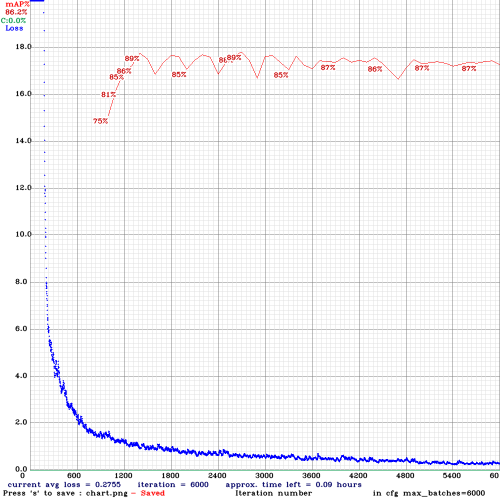
#> input picture mask_detection_v1/chart.png, 1000 x 1000 px, found by its file name (shown at 1/2 size)
$ jupyter execute --allow-errors mask_detetction_v2.ipynb   (shell and % lines are left out)
#> lines starting #> are read from the running program, lines starting #| are printed output that depends on the picture
[cell 1]
from google.colab import drive
#> (the rest of this cell did not finish here and is left out)

[cell 2]
# clone darknet repo

[cell 3]
# change makefile to have GPU and OPENCV enabled
%cd darknet

[cell 4]
# verify CUDA

[cell 5]
# make darknet (build)

[cell 6]
%cd ..

[cell 7]
# this creates a symbolic link so that now the path /content/gdrive/My\ Drive/ is equal to /mydrive

[cell 8]
%cd darknet

[cell 9]
# upload pretrained convolutional layer weights

[cell 10]
# !./darknet detector train data/obj.data cfg/yolov3.cfg /mydrive/mask_detection/backup/yolov3_last.weights -dont_show

[cell 11]
# METHOD 1 OF FINDING BOUNDING BOX

# define helper functions
def imShow(path):
#> called with path = 'chart.png'
  import cv2
  import matplotlib.pyplot as plt
  %matplotlib inline

  image = cv2.imread(path)
#> image is the input picture: shape (1000, 1000, 3); mean B, G, R 245.3, 243.5, 244
  height, width = image.shape[:2]
#> height = 1000; width = 1000

  resized_image = cv2.resize(image,(3*width, 3*height), interpolation = cv2.INTER_CUBIC)
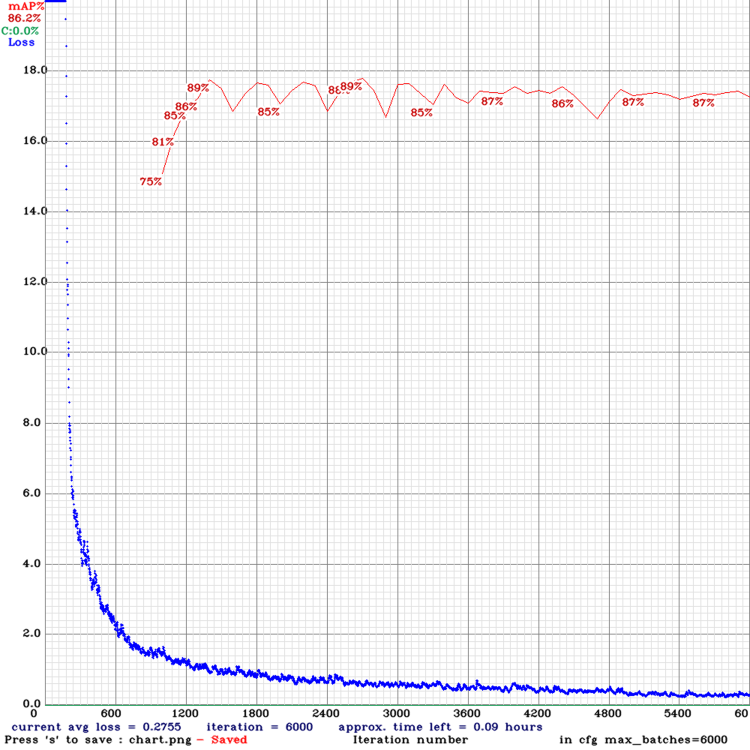
#> resized_image: shape (3000, 3000, 3) (shown at 1/4 size); mean B, G, R 244.5, 242.7, 243.3

  fig = plt.gcf()
  fig.set_size_inches(18, 10)
  plt.axis("off")
  plt.imshow(cv2.cvtColor(resized_image, cv2.COLOR_BGR2RGB))
  plt.show()

# use this to upload files
def upload():
  from google.colab import files
  uploaded = files.upload()
  for name, data in uploaded.items():
    with open(name, 'wb') as f:
      f.write(data)
      print ('saved file', name)

# use this to download a file
def download(path):
  from google.colab import files
  files.download(path)

[cell 12]
imShow('chart.png')

#> (a cell that did not finish here is left out)

[cell 14]
# METHOD 1 OF FINDING BOUNDING BOX --continue
# need to set our custom cfg to test mode
%cd cfg
%cd ..
#> (the rest of this cell did not finish here and is left out)
